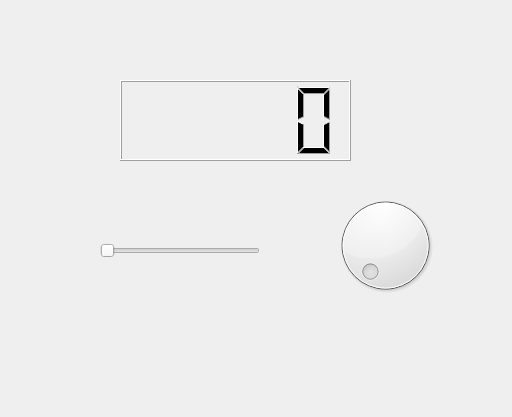
<?xml version="1.0" encoding="UTF-8"?>
<ui version="4.0">
 <class>Form</class>
 <widget class="QWidget" name="Form">
  <property name="geometry">
   <rect>
    <x>0</x>
    <y>0</y>
    <width>512</width>
    <height>417</height>
   </rect>
  </property>
  <property name="windowTitle">
   <string>Form</string>
  </property>
  <widget class="QLCDNumber" name="lcdNumber">
   <property name="geometry">
    <rect>
     <x>120</x>
     <y>80</y>
     <width>231</width>
     <height>81</height>
    </rect>
   </property>
  </widget>
  <widget class="QDial" name="dial">
   <property name="geometry">
    <rect>
     <x>290</x>
     <y>190</y>
     <width>191</width>
     <height>111</height>
    </rect>
   </property>
  </widget>
  <widget class="QSlider" name="horizontalSlider">
   <property name="geometry">
    <rect>
     <x>100</x>
     <y>240</y>
     <width>160</width>
     <height>22</height>
    </rect>
   </property>
   <property name="orientation">
    <enum>Qt::Horizontal</enum>
   </property>
  </widget>
 </widget>
 <resources/>
 <connections>
  <connection>
   <sender>dial</sender>
   <signal>valueChanged(int)</signal>
   <receiver>lcdNumber</receiver>
   <slot>display(int)</slot>
   <hints>
    <hint type="sourcelabel">
     <x>365</x>
     <y>237</y>
    </hint>
    <hint type="destinationlabel">
     <x>227</x>
     <y>132</y>
    </hint>
   </hints>
  </connection>
  <connection>
   <sender>horizontalSlider</sender>
   <signal>valueChanged(int)</signal>
   <receiver>lcdNumber</receiver>
   <slot>display(int)</slot>
   <hints>
    <hint type="sourcelabel">
     <x>145</x>
     <y>235</y>
    </hint>
    <hint type="destinationlabel">
     <x>173</x>
     <y>144</y>
    </hint>
   </hints>
  </connection>
 </connections>
</ui>
